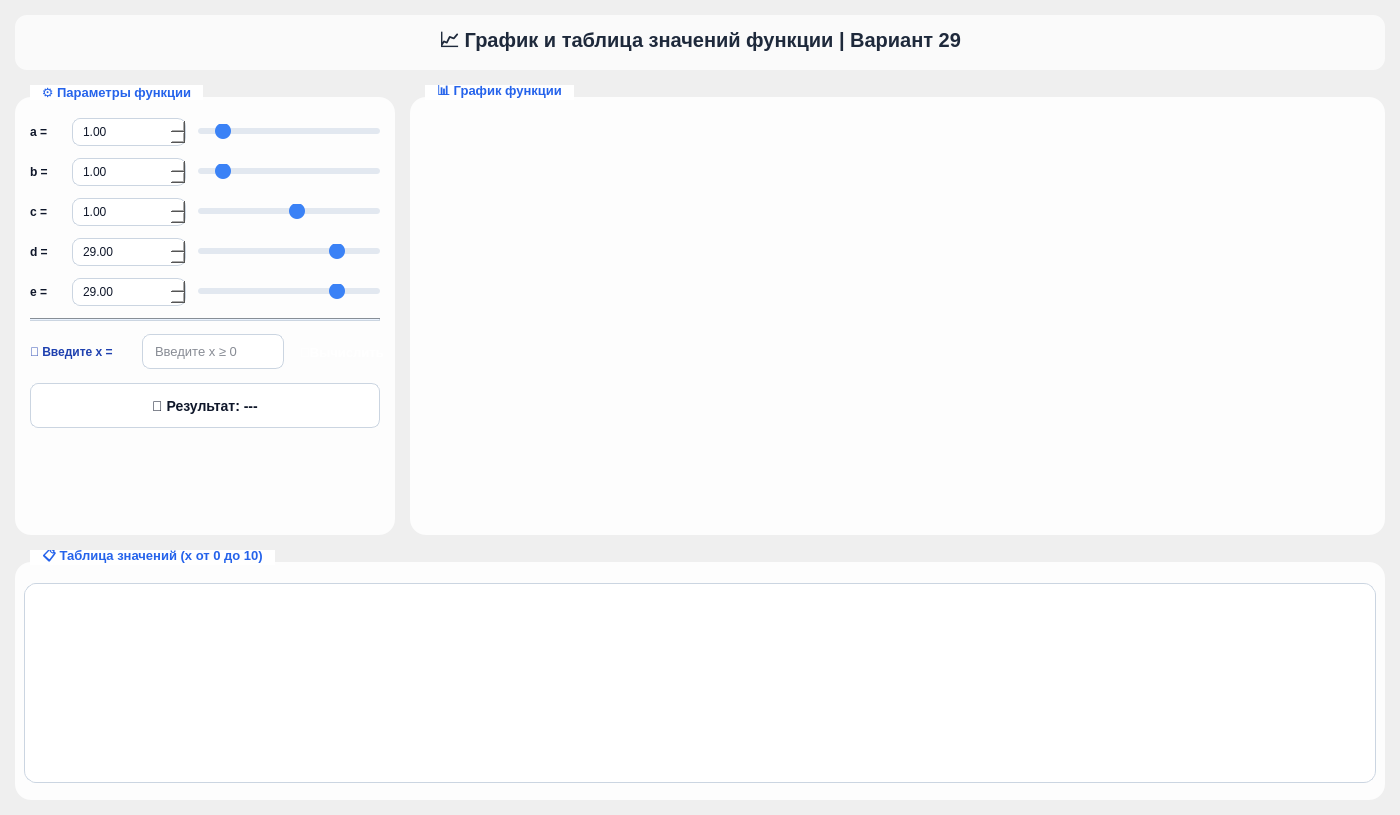
<?xml version="1.0" encoding="UTF-8"?>
<ui version="4.0">
 <class>MainWindow</class>
 <widget class="QMainWindow" name="MainWindow">
  <property name="geometry">
   <rect>
    <x>0</x>
    <y>0</y>
    <width>1400</width>
    <height>809</height>
   </rect>
  </property>
  <property name="windowTitle">
   <string>График и таблица значений - Вариант 29</string>
  </property>
  <property name="styleSheet">
   <string notr="true">
    QMainWindow {
        background: qlineargradient(x1:0, y1:0, x2:1, y2:1,
                                    stop:0 #f0f4f8,
                                    stop:1 #e2e8f0);
        font-family: 'Segoe UI', sans-serif;
    }

    QLabel#titleLabel {
        color: #1e293b;
        font-size: 20px;
        font-weight: 700;
        padding: 10px;
        background: rgba(255,255,255,0.7);
        border-radius: 12px;
    }

    QGroupBox {
        font-weight: 600;
        font-size: 13px;
        color: #0f172a;
        border: none;
        background: rgba(255,255,255,0.85);
        border-radius: 16px;
        margin-top: 12px;
        padding-top: 12px;
    }
    QGroupBox::title {
        subcontrol-origin: margin;
        left: 15px;
        top: 0px;
        padding: 0 10px;
        background: #ffffff;
        border-radius: 16px;
        color: #2563eb;
        font-size: 14px;
    }

    QLabel {
        color: #0f172a;
        font-weight: 500;
    }

    QDoubleSpinBox, QSpinBox {
        background-color: #ffffff;
        border: 1px solid #cbd5e1;
        border-radius: 8px;
        padding: 5px 8px;
        font-size: 12px;
        color: #0f172a;
        min-width: 80px;
    }
    QDoubleSpinBox:focus, QSpinBox:focus {
        border: 2px solid #3b82f6;
    }

    QLineEdit {
        background-color: #ffffff;
        border: 1px solid #cbd5e1;
        border-radius: 8px;
        padding: 8px 10px;
        font-size: 13px;
        color: #0f172a;
        min-width: 120px;
    }
    QLineEdit:focus {
        border: 2px solid #3b82f6;
    }

    QSlider::groove:horizontal {
        height: 6px;
        background: #e2e8f0;
        border-radius: 3px;
    }
    QSlider::handle:horizontal {
        background: #3b82f6;
        width: 16px;
        height: 16px;
        margin: -5px 0;
        border-radius: 8px;
    }
    QSlider::handle:horizontal:hover {
        background: #2563eb;
    }

    QPushButton {
        background: qlineargradient(x1:0, y1:0, x2:0, y2:1,
                                    stop:0 #3b82f6,
                                    stop:1 #2563eb);
        color: white;
        border: none;
        border-radius: 30px;
        padding: 8px 20px;
        font-size: 13px;
        font-weight: 600;
        min-width: 100px;
    }
    QPushButton:hover {
        background: qlineargradient(x1:0, y1:0, x2:0, y2:1,
                                    stop:0 #2563eb,
                                    stop:1 #1d4ed8);
    }
    QPushButton:pressed {
        background: #1e40af;
    }
    QPushButton#backButton {
        background: qlineargradient(x1:0, y1:0, x2:0, y2:1,
                                    stop:0 #94a3b8,
                                    stop:1 #64748b);
        min-width: 200px;
    }
    QPushButton#backButton:hover {
        background: qlineargradient(x1:0, y1:0, x2:0, y2:1,
                                    stop:0 #64748b,
                                    stop:1 #475569);
    }
    QPushButton#calculateSingleButton {
        background: qlineargradient(x1:0, y1:0, x2:0, y2:1,
                                    stop:0 #10b981,
                                    stop:1 #059669);
        min-width: 120px;
        padding: 8px 15px;
    }
    QPushButton#calculateSingleButton:hover {
        background: qlineargradient(x1:0, y1:0, x2:0, y2:1,
                                    stop:0 #059669,
                                    stop:1 #047857);
    }

    QTableWidget {
        background-color: #ffffff;
        alternate-background-color: #f8fafc;
        color: #0f172a;
        gridline-color: #e2e8f0;
        border: 1px solid #cbd5e1;
        border-radius: 12px;
        font-size: 11px;
    }
    QTableWidget::item {
        padding: 6px;
    }
    QHeaderView::section {
        background-color: #f1f5f9;
        color: #1e293b;
        padding: 8px;
        border: none;
        font-weight: 600;
    }

    QChartView {
        background-color: #ffffff;
        border-radius: 12px;
        border: 1px solid #cbd5e1;
    }
   </string>
  </property>
  <widget class="QWidget" name="centralWidget">
   <layout class="QVBoxLayout" name="mainLayout">
    <property name="spacing">
     <number>15</number>
    </property>
    <property name="leftMargin">
     <number>15</number>
    </property>
    <property name="topMargin">
     <number>15</number>
    </property>
    <property name="rightMargin">
     <number>15</number>
    </property>
    <property name="bottomMargin">
     <number>15</number>
    </property>
    <item>
     <widget class="QLabel" name="titleLabel">
      <property name="text">
       <string>📈 График и таблица значений функции | Вариант 29</string>
      </property>
      <property name="alignment">
       <set>Qt::AlignmentFlag::AlignCenter</set>
      </property>
     </widget>
    </item>
    <item>
     <layout class="QHBoxLayout" name="topLayout">
      <property name="spacing">
       <number>15</number>
      </property>
      <item>
       <widget class="QGroupBox" name="paramsGroup">
        <property name="minimumSize">
         <size>
          <width>380</width>
          <height>0</height>
         </size>
        </property>
        <property name="maximumSize">
         <size>
          <width>380</width>
          <height>16777215</height>
         </size>
        </property>
        <property name="title">
         <string>⚙️ Параметры функции</string>
        </property>
        <layout class="QVBoxLayout" name="paramsLayout">
         <property name="spacing">
          <number>12</number>
         </property>
         <property name="leftMargin">
          <number>15</number>
         </property>
         <property name="rightMargin">
          <number>15</number>
         </property>
         <item>
          <layout class="QHBoxLayout" name="aLayout">
           <item>
            <widget class="QLabel" name="aLabel">
             <property name="minimumSize">
              <size>
               <width>30</width>
               <height>0</height>
              </size>
             </property>
             <property name="text">
              <string>a =</string>
             </property>
            </widget>
           </item>
           <item>
            <widget class="QDoubleSpinBox" name="aSpinBox">
             <property name="minimum">
              <double>0.000000000000000</double>
             </property>
             <property name="maximum">
              <double>10.000000000000000</double>
             </property>
             <property name="singleStep">
              <double>0.500000000000000</double>
             </property>
             <property name="value">
              <double>1.000000000000000</double>
             </property>
            </widget>
           </item>
           <item>
            <widget class="QSlider" name="aSlider">
             <property name="minimum">
              <number>0</number>
             </property>
             <property name="maximum">
              <number>100</number>
             </property>
             <property name="value">
              <number>10</number>
             </property>
             <property name="orientation">
              <enum>Qt::Orientation::Horizontal</enum>
             </property>
            </widget>
           </item>
          </layout>
         </item>
         <item>
          <layout class="QHBoxLayout" name="bLayout">
           <item>
            <widget class="QLabel" name="bLabel">
             <property name="minimumSize">
              <size>
               <width>30</width>
               <height>0</height>
              </size>
             </property>
             <property name="text">
              <string>b =</string>
             </property>
            </widget>
           </item>
           <item>
            <widget class="QDoubleSpinBox" name="bSpinBox">
             <property name="minimum">
              <double>0.000000000000000</double>
             </property>
             <property name="maximum">
              <double>10.000000000000000</double>
             </property>
             <property name="singleStep">
              <double>0.500000000000000</double>
             </property>
             <property name="value">
              <double>1.000000000000000</double>
             </property>
            </widget>
           </item>
           <item>
            <widget class="QSlider" name="bSlider">
             <property name="minimum">
              <number>0</number>
             </property>
             <property name="maximum">
              <number>100</number>
             </property>
             <property name="value">
              <number>10</number>
             </property>
             <property name="orientation">
              <enum>Qt::Orientation::Horizontal</enum>
             </property>
            </widget>
           </item>
          </layout>
         </item>
         <item>
          <layout class="QHBoxLayout" name="cLayout">
           <item>
            <widget class="QLabel" name="cLabel">
             <property name="minimumSize">
              <size>
               <width>30</width>
               <height>0</height>
              </size>
             </property>
             <property name="text">
              <string>c =</string>
             </property>
            </widget>
           </item>
           <item>
            <widget class="QDoubleSpinBox" name="cSpinBox">
             <property name="minimum">
              <double>-10.000000000000000</double>
             </property>
             <property name="maximum">
              <double>10.000000000000000</double>
             </property>
             <property name="singleStep">
              <double>0.500000000000000</double>
             </property>
             <property name="value">
              <double>1.000000000000000</double>
             </property>
            </widget>
           </item>
           <item>
            <widget class="QSlider" name="cSlider">
             <property name="minimum">
              <number>-100</number>
             </property>
             <property name="maximum">
              <number>100</number>
             </property>
             <property name="value">
              <number>10</number>
             </property>
             <property name="orientation">
              <enum>Qt::Orientation::Horizontal</enum>
             </property>
            </widget>
           </item>
          </layout>
         </item>
         <item>
          <layout class="QHBoxLayout" name="dLayout">
           <item>
            <widget class="QLabel" name="dLabel">
             <property name="minimumSize">
              <size>
               <width>30</width>
               <height>0</height>
              </size>
             </property>
             <property name="text">
              <string>d =</string>
             </property>
            </widget>
           </item>
           <item>
            <widget class="QDoubleSpinBox" name="dSpinBox">
             <property name="minimum">
              <double>-50.000000000000000</double>
             </property>
             <property name="maximum">
              <double>50.000000000000000</double>
             </property>
             <property name="singleStep">
              <double>1.000000000000000</double>
             </property>
             <property name="value">
              <double>29.000000000000000</double>
             </property>
            </widget>
           </item>
           <item>
            <widget class="QSlider" name="dSlider">
             <property name="minimum">
              <number>-500</number>
             </property>
             <property name="maximum">
              <number>500</number>
             </property>
             <property name="value">
              <number>290</number>
             </property>
             <property name="orientation">
              <enum>Qt::Orientation::Horizontal</enum>
             </property>
            </widget>
           </item>
          </layout>
         </item>
         <item>
          <layout class="QHBoxLayout" name="eLayout">
           <item>
            <widget class="QLabel" name="eLabel">
             <property name="minimumSize">
              <size>
               <width>30</width>
               <height>0</height>
              </size>
             </property>
             <property name="text">
              <string>e =</string>
             </property>
            </widget>
           </item>
           <item>
            <widget class="QDoubleSpinBox" name="eSpinBox">
             <property name="minimum">
              <double>-50.000000000000000</double>
             </property>
             <property name="maximum">
              <double>50.000000000000000</double>
             </property>
             <property name="singleStep">
              <double>1.000000000000000</double>
             </property>
             <property name="value">
              <double>29.000000000000000</double>
             </property>
            </widget>
           </item>
           <item>
            <widget class="QSlider" name="eSlider">
             <property name="minimum">
              <number>-500</number>
             </property>
             <property name="maximum">
              <number>500</number>
             </property>
             <property name="value">
              <number>290</number>
             </property>
             <property name="orientation">
              <enum>Qt::Orientation::Horizontal</enum>
             </property>
            </widget>
           </item>
          </layout>
         </item>
         <item>
          <widget class="Line" name="line">
           <property name="styleSheet">
            <string>background-color: #cbd5e1; max-height: 1px;</string>
           </property>
           <property name="orientation">
            <enum>Qt::Orientation::Horizontal</enum>
           </property>
          </widget>
         </item>
         <item>
          <layout class="QHBoxLayout" name="xLayout">
           <item>
            <widget class="QLabel" name="xLabel">
             <property name="minimumSize">
              <size>
               <width>100</width>
               <height>0</height>
              </size>
             </property>
             <property name="styleSheet">
              <string>font-weight: bold; color: #1e40af;</string>
             </property>
             <property name="text">
              <string>🔢 Введите x =</string>
             </property>
            </widget>
           </item>
           <item>
            <widget class="QLineEdit" name="xEdit">
             <property name="minimumSize">
              <size>
               <width>120</width>
               <height>35</height>
              </size>
             </property>
             <property name="placeholderText">
              <string>Введите x ≥ 0</string>
             </property>
            </widget>
           </item>
           <item>
            <widget class="QPushButton" name="calculateSingleButton">
             <property name="minimumSize">
              <size>
               <width>110</width>
               <height>38</height>
              </size>
             </property>
             <property name="text">
              <string>🧮Вычислить</string>
             </property>
            </widget>
           </item>
          </layout>
         </item>
         <item>
          <widget class="QLabel" name="resultLabel">
           <property name="minimumSize">
            <size>
             <width>0</width>
             <height>45</height>
            </size>
           </property>
           <property name="styleSheet">
            <string>background: #ffffff; border: 1px solid #cbd5e1; border-radius: 8px; padding: 10px; font-weight: bold; font-size: 14px; color: #0f172a;</string>
           </property>
           <property name="text">
            <string>📐 Результат: ---</string>
           </property>
           <property name="alignment">
            <set>Qt::AlignmentFlag::AlignCenter</set>
           </property>
          </widget>
         </item>
         <item>
          <spacer name="paramsSpacer">
           <property name="orientation">
            <enum>Qt::Orientation::Vertical</enum>
           </property>
           <property name="sizeHint" stdset="0">
            <size>
             <width>20</width>
             <height>20</height>
            </size>
           </property>
          </spacer>
         </item>
        </layout>
       </widget>
      </item>
      <item>
       <widget class="QGroupBox" name="graphGroup">
        <property name="minimumSize">
         <size>
          <width>550</width>
          <height>450</height>
         </size>
        </property>
        <property name="title">
         <string>📊 График функции</string>
        </property>
        <layout class="QVBoxLayout" name="graphLayout">
         <item>
          <widget class="QChartView" name="graphView" native="true">
           <property name="sizePolicy">
            <sizepolicy hsizetype="Expanding" vsizetype="Expanding">
             <horstretch>0</horstretch>
             <verstretch>0</verstretch>
            </sizepolicy>
           </property>
           <property name="minimumSize">
            <size>
             <width>550</width>
             <height>450</height>
            </size>
           </property>
          </widget>
         </item>
        </layout>
       </widget>
      </item>
     </layout>
    </item>
    <item>
     <widget class="QGroupBox" name="tableGroup">
      <property name="minimumSize">
       <size>
        <width>1000</width>
        <height>250</height>
       </size>
      </property>
      <property name="title">
       <string>📋 Таблица значений (x от 0 до 10)</string>
      </property>
      <layout class="QVBoxLayout" name="tableLayout">
       <item>
        <widget class="QTableWidget" name="tableWidget">
         <property name="minimumSize">
          <size>
           <width>800</width>
           <height>200</height>
          </size>
         </property>
         <attribute name="verticalHeaderVisible">
          <bool>false</bool>
         </attribute>
        </widget>
       </item>
       <item>
        <layout class="QHBoxLayout" name="buttonLayout">
         <property name="spacing">
          <number>15</number>
         </property>
         <item>
          <spacer name="buttonSpacer">
           <property name="orientation">
            <enum>Qt::Orientation::Horizontal</enum>
           </property>
           <property name="sizeHint" stdset="0">
            <size>
             <width>40</width>
             <height>20</height>
            </size>
           </property>
          </spacer>
         </item>
         <item>
          <widget class="QPushButton" name="backButton">
           <property name="minimumSize">
            <size>
             <width>240</width>
             <height>40</height>
            </size>
           </property>
           <property name="cursor">
            <cursorShape>PointingHandCursor</cursorShape>
           </property>
           <property name="text">
            <string>Завершить</string>
           </property>
          </widget>
         </item>
        </layout>
       </item>
      </layout>
     </widget>
    </item>
   </layout>
  </widget>
 </widget>
 <customwidgets>
  <customwidget>
   <class>QChartView</class>
   <extends>QWidget</extends>
   <header>QtCharts/QChartView</header>
  </customwidget>
 </customwidgets>
 <resources/>
 <connections/>
</ui>
